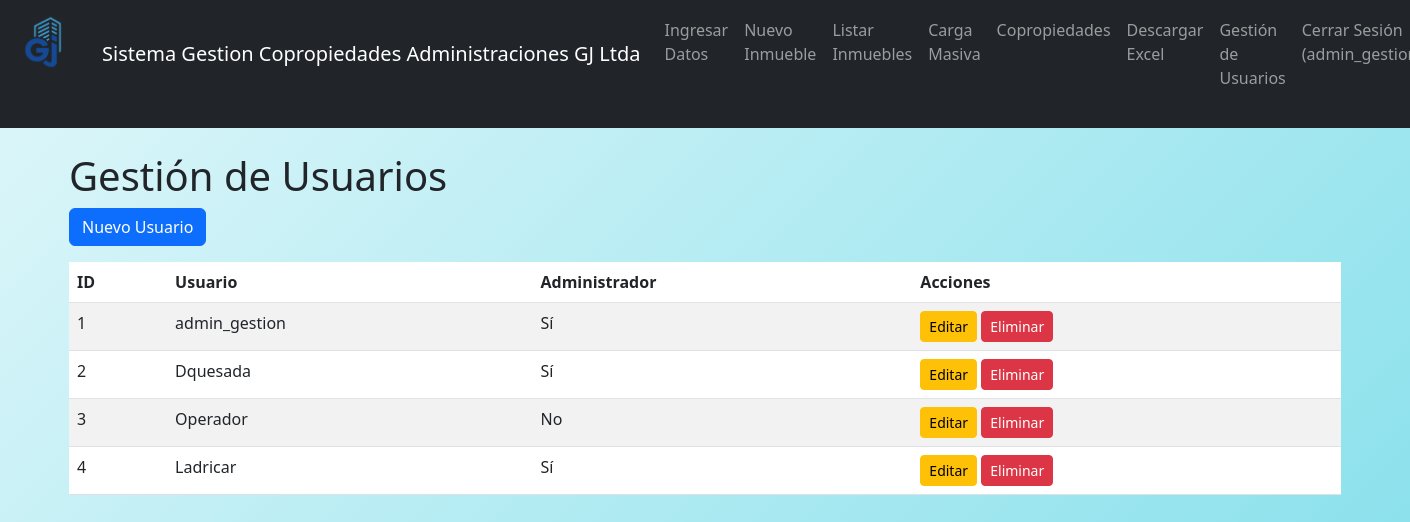
Page /users (signed in) on the earlier database version.
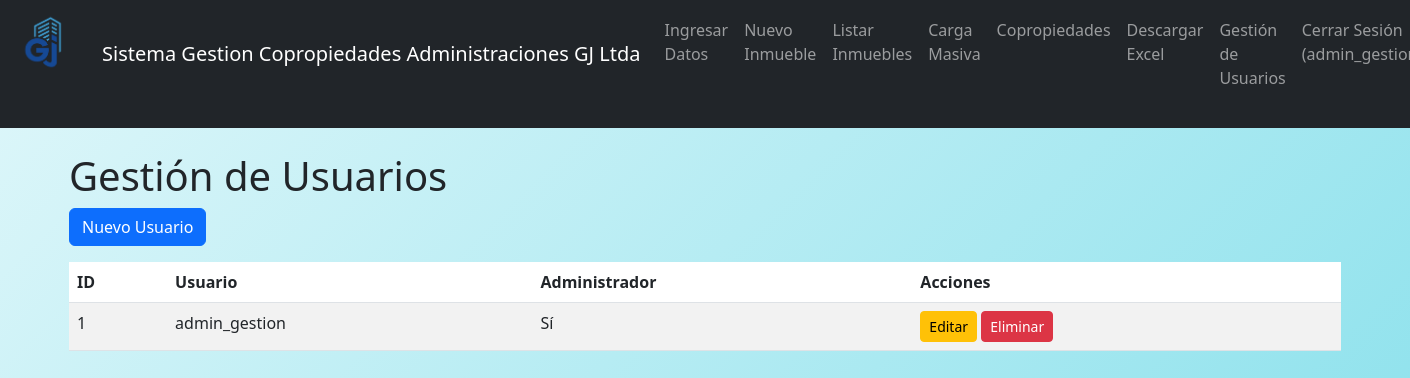
Same page on the later database version.
### app/models.py (models this page shows, shortened)
class User(UserMixin, db.Model):
    id = db.Column(db.Integer, primary_key=True)
    username = db.Column(db.String(80), unique=True, nullable=False)
    password_hash = db.Column(db.String(256), nullable=False)
    is_admin = db.Column(db.Boolean, default=False)  # Nuevo campo

### app/routes.py (the view)
@main_bp.route('/users')
@login_required
def list_users():
    if not check_admin():
        return redirect(url_for('main.index'))
    users = User.query.all()
    return render_template('users/list.html', title='Gestión de Usuarios', users=users)

### app/models.py (called while the page is built)
@login_manager.user_loader
def load_user(user_id):
    return User.query.get(int(user_id))

### app/routes.py (called while the page is built)
def check_admin():
    if not current_user.is_authenticated or not current_user.is_admin:
        flash('Acceso denegado. Se requieren privilegios de administrador.', 'danger')
        return False
    return True

### app/templates/users/list.html
{% extends "base.html" %}
{% block content %}
<div class="container">
    <h1>Gestión de Usuarios</h1>
    <div class="mb-3">
        <a href="{{ url_for('main.new_user') }}" class="btn btn-primary">Nuevo Usuario</a>
    </div>
    <table class="table table-striped">
        <thead>
            <tr>
                <th>ID</th>
                <th>Usuario</th>
                <th>Administrador</th>
                <th>Acciones</th>
            </tr>
        </thead>
        <tbody>
            {% for user in users %}
            <tr>
                <td>{{ user.id }}</td>
                <td>{{ user.username }}</td>
                <td>{% if user.is_admin %}Sí{% else %}No{% endif %}</td>
                <td>
                    <a href="{{ url_for('main.edit_user', id=user.id) }}" class="btn btn-sm btn-warning">Editar</a>
                    <form action="{{ url_for('main.delete_user', id=user.id) }}" method="post" class="d-inline">
                        <button type="submit" class="btn btn-sm btn-danger" onclick="return confirm('¿Estás seguro de eliminar este usuario?')">Eliminar</button>
                    </form>
                </td>
            </tr>
            {% endfor %}
        </tbody>
    </table>
</div>
{% endblock %}

### app/templates/base.html (shortened to what this page needs)
<!DOCTYPE html>
<html lang="es">
<head>
    <link href="https://cdn.jsdelivr.net/npm/bootstrap@5.3.0-alpha1/dist/css/bootstrap.min.css" rel="stylesheet">
    <link rel="stylesheet" href="{{ url_for('static', filename='css/style.css') }}">
</head>
<body>
    <nav class="navbar navbar-expand-lg navbar-dark bg-dark mb-4">
            <div class="container text-center mb-4">
                <img src="{{ url_for('static', filename='img/logoGJ.png') }}" alt="Logo" class="img-fluid" style="max-height: 100px;">
            </div>
        <div class="container">
            <a class="navbar-brand" href="{{ url_for('main.index') }}">Sistema Gestion Copropiedades Administraciones GJ Ltda</a>
            <div class="collapse navbar-collapse" id="navbarNav">
                <ul class="navbar-nav ms-auto">
{% if current_user.is_authenticated %}
    <li class="nav-item">
        <a class="nav-link" href="{{ url_for('main.index') }}">Ingresar Datos</a>
    </li>
      <li class="nav-item">
        <a class="nav-link" href="{{ url_for('main.index') }}">Nuevo Inmueble</a>
    </li>
    <li class="nav-item">
        <a class="nav-link" href="{{ url_for('main.list_propiedades') }}">Listar Inmuebles</a>
    </li>
    <li class="nav-item">
        <a class="nav-link" href="{{ url_for('main.upload_excel') }}">Carga Masiva</a>
    </li>
    {% if current_user.is_admin %}
    <li class="nav-item">
        <a class="nav-link" href="{{ url_for('main.list_copropiedades') }}">Copropiedades</a>
    </li>
    {% endif %}
    <li class="nav-item">
        <a class="nav-link" href="{{ url_for('main.download_excel_data') }}">Descargar Excel</a>
    </li>
    {% if current_user.is_admin %}
    <li class="nav-item">
        <a class="nav-link" href="{{ url_for('main.list_users') }}">Gestión de Usuarios</a>
    </li>
    {% endif %}
    <li class="nav-item">
        <a class="nav-link" href="{{ url_for('main.logout') }}">Cerrar Sesión ({{ current_user.username }})</a>
    </li>
{% else %}
    <li class="nav-item">
        <a class="nav-link" href="{{ url_for('main.login') }}">Login</a>
    </li>
{% endif %}
                </ul>
            </div>
        </div>
    </nav>
    <div class="container">
        {% block content %}{% endblock %}
    </div>
</body>
</html>

### app/static/css/style.css (style rules this page uses)
body { background: linear-gradient(135deg, #e0f7fa 0%, #80deea 100%); min-height: 100vh; margin: 0; padding-bottom: 20px; }
.container { padding-bottom: 20px; }

Differences in the rows shown:
removed User: id "2", username "Dquesada", is_admin "Sí"
removed User: id "3", username "Operador", is_admin "No"
removed User: id "4", username "Ladricar", is_admin "Sí"
